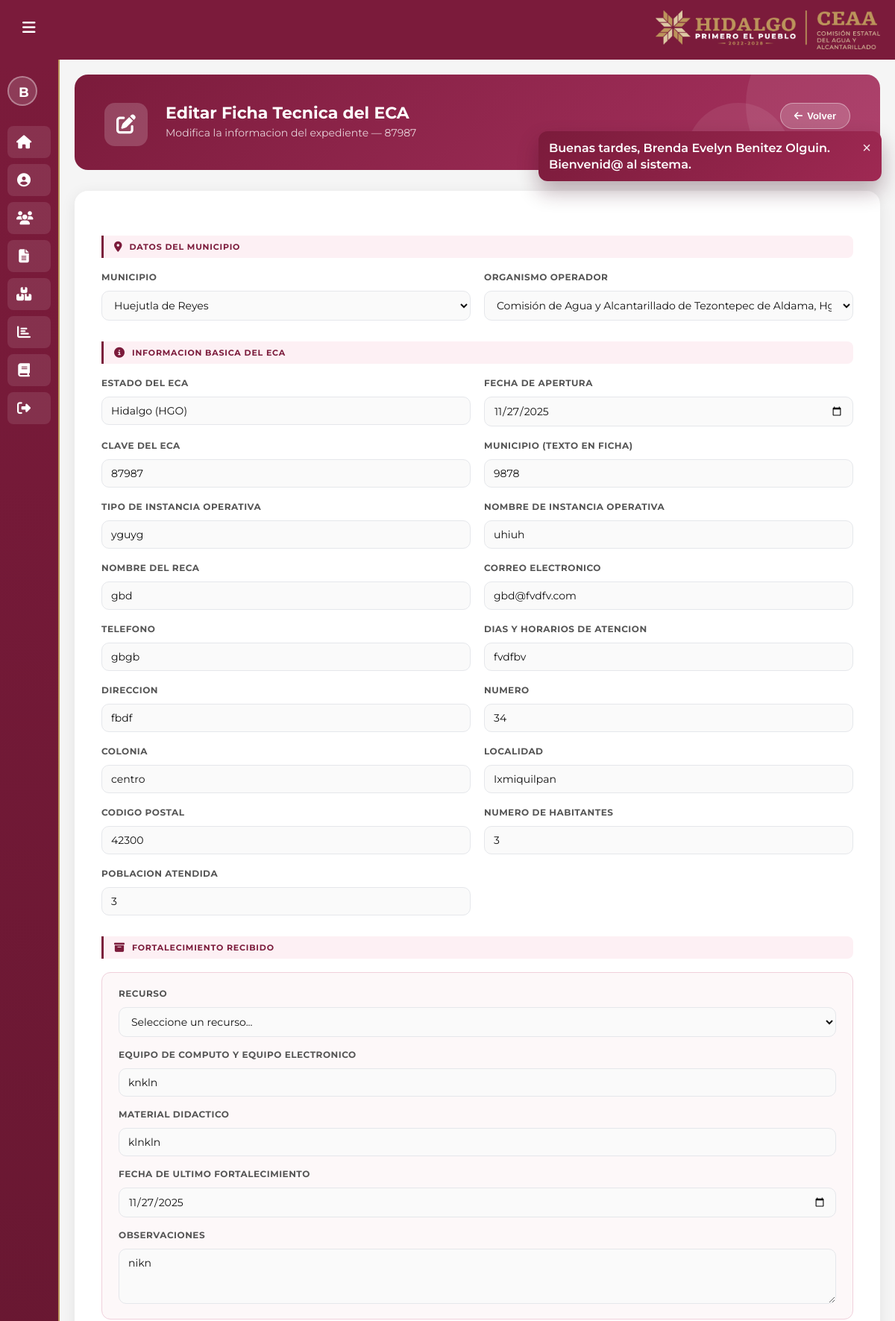
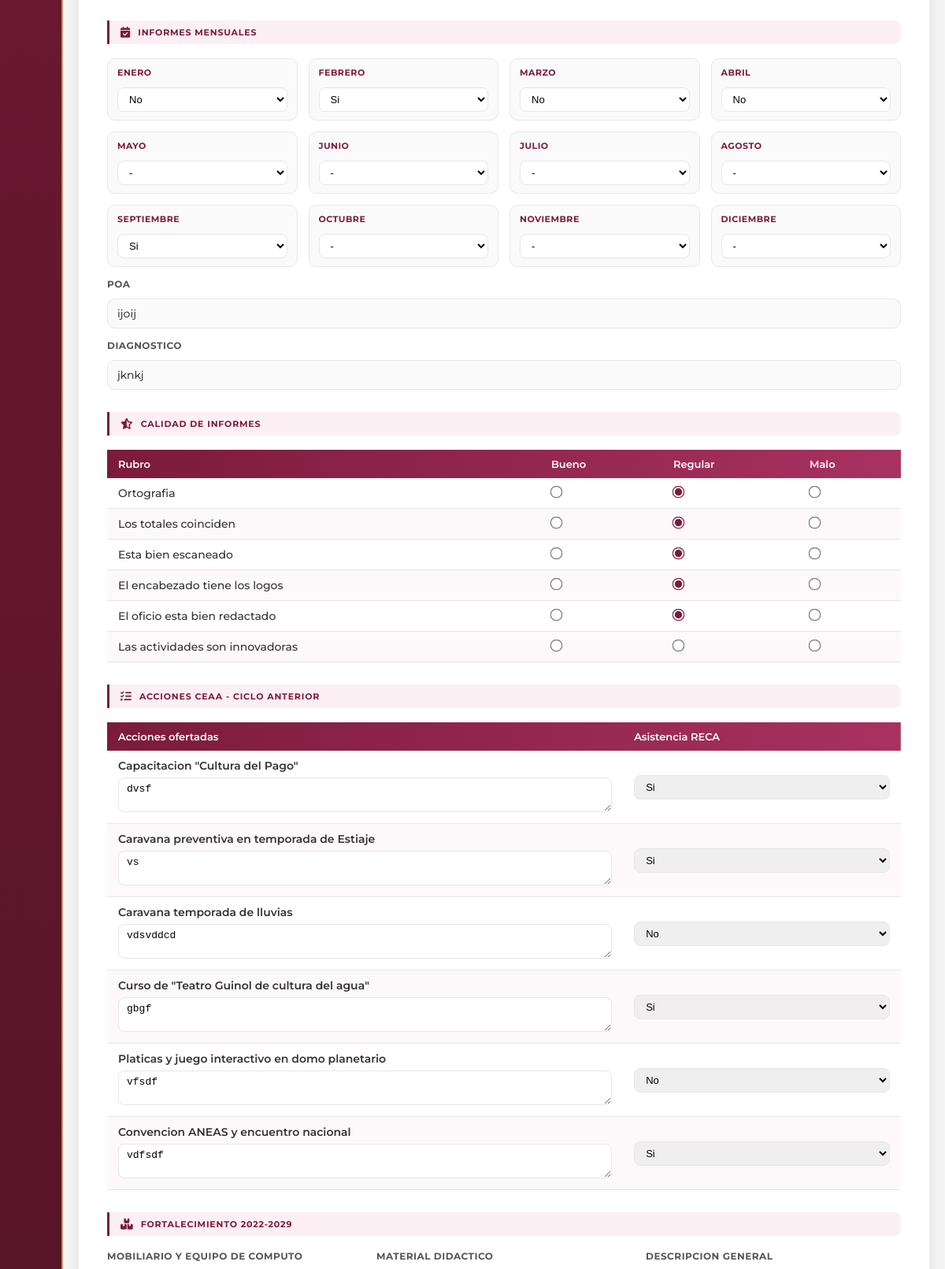
Screenshot of /index.php?controller=formatos&action=editarECA&id=1 (signed in, upper part) with the database file from the repository (2 pictures, top to bottom).
### tables this page shows
CREATE TABLE `eca_fichas` (
  `id` int(11) NOT NULL,
  `municipio_id` int(11) NOT NULL,
  `organismo_id` int(11) NOT NULL,
  `estado_eca` varchar(255) DEFAULT NULL,
  `clave_eca` varchar(255) DEFAULT NULL,
  `fecha_apertura` date DEFAULT NULL,
  `nombre_reca` varchar(255) DEFAULT NULL,
  `correo_reca` varchar(255) DEFAULT NULL,
  `telefono` varchar(255) DEFAULT NULL,
  `horario_atencion` varchar(255) DEFAULT NULL,
  `direccion` varchar(255) DEFAULT NULL,
  `codigo_postal` varchar(20) DEFAULT NULL,
  `habitantes` int(11) DEFAULT NULL,
  `poblacion_atendida` varchar(255) DEFAULT NULL,
  `mobiliario_equipo` text DEFAULT NULL,
  `equipo_computo` text DEFAULT NULL,
  `material_didactico` text DEFAULT NULL,
  `fecha_ultimo_fortalecimiento` date DEFAULT NULL,
  `observaciones` text DEFAULT NULL,
  `poa_enero` varchar(10) DEFAULT NULL,
  `poa_febrero` varchar(10) DEFAULT NULL,
  `poa_marzo` varchar(10) DEFAULT NULL,
  `poa_abril` varchar(10) DEFAULT NULL,
  `poa_mayo` varchar(10) DEFAULT NULL,
  `poa_junio` varchar(10) DEFAULT NULL,
  `poa_julio` varchar(10) DEFAULT NULL,
  `poa_agosto` varchar(10) DEFAULT NULL,
  `poa_septiembre` varchar(10) DEFAULT NULL,
  `poa_octubre` varchar(10) DEFAULT NULL,
  `poa_noviembre` varchar(10) DEFAULT NULL,
  `poa_diciembre` varchar(10) DEFAULT NULL,
  `poa_enero_sig` varchar(10) DEFAULT NULL,
  `diagnostico` varchar(255) DEFAULT NULL,
  `calidad_ortografia` varchar(10) DEFAULT NULL,
  `calidad_totales` varchar(10) DEFAULT NULL,
  `calidad_escaneado` varchar(10) DEFAULT NULL,
  `calidad_encabezado` varchar(10) DEFAULT NULL,
  `calidad_redaccion` varchar(10) DEFAULT NULL,
  `calidad_actividades` varchar(10) DEFAULT NULL,
  `acciones_2023` text DEFAULT NULL,
  `asistencia_reca_2023` text DEFAULT NULL,
  `fortalecimiento_2023` text DEFAULT NULL,
  `acciones_2024` text DEFAULT NULL,
  `asistencia_reca_2024` text DEFAULT NULL,
  `propuesta_2024_mobiliario` text DEFAULT NULL,
  `propuesta_2024_material` text DEFAULT NULL,
  `user_id` int(11) DEFAULT NULL,
  `fecha_captura` timestamp NOT NULL DEFAULT current_timestamp(),
  `municipio_texto` varchar(255) DEFAULT NULL,
  `tipo_instancia_operativa` varchar(255) DEFAULT NULL,
  `nombre_instancia_operativa` varchar(255) DEFAULT NULL,
  `numero_direccion` varchar(50) DEFAULT NULL,
  `colonia` varchar(150) DEFAULT NULL,
  `localidad` varchar(150) DEFAULT NULL,
  `cap_cultura_pago_desc` text DEFAULT NULL,
  `cap_cultura_pago_asis` varchar(10) DEFAULT NULL,
  `caravana_estiaje_desc` text DEFAULT NULL,
  `caravana_estiaje_asis` varchar(10) DEFAULT NULL,
  `caravana_lluvias_desc` text DEFAULT NULL,
  `caravana_lluvias_asis` varchar(10) DEFAULT NULL,
  `curso_teatro_desc` text DEFAULT NULL,
  `curso_teatro_asis` varchar(10) DEFAULT NULL,
  `platicas_domo_desc` text DEFAULT NULL,
  `platicas_domo_asis` varchar(10) DEFAULT NULL,
  `convencion_aneas_desc` text DEFAULT NULL,
  `convencion_aneas_asis` varchar(10) DEFAULT NULL,
  `fort_2023_mobiliario` varchar(255) DEFAULT NULL,
  `fort_2023_material` varchar(255) DEFAULT NULL,
  `fort_2023_desc` varchar(300) DEFAULT NULL,
  `encuentro_hidrico_desc` text DEFAULT NULL,
  `encuentro_hidrico_asis` varchar(10) DEFAULT NULL,
  `platicas_2024_desc` text DEFAULT NULL,
  `platicas_2024_asis` varchar(10) DEFAULT NULL,
  `caravana_virtual_desc` text DEFAULT NULL,
  `caravana_virtual_asis` varchar(10) DEFAULT NULL,
  `diagnostico_municipal_desc` text DEFAULT NULL,
  `diagnostico_municipal_asis` varchar(10) DEFAULT NULL,
  `prop_2024_mobiliario` varchar(255) DEFAULT NULL,
  `prop_2024_material` varchar(255) DEFAULT NULL,
  `prop_2024_desc` varchar(255) DEFAULT NULL,
  `diagnostico_general` text DEFAULT NULL,
  `observaciones_generales` text DEFAULT NULL
);

CREATE TABLE `municipios` (
  `id` int(11) NOT NULL,
  `cvegeo` varchar(10) DEFAULT NULL,
  `nombre` varchar(120) NOT NULL
);

CREATE TABLE `organismos` (
  `id` int(11) NOT NULL,
  `nombre` varchar(160) NOT NULL,
  `municipio_id` int(11) NOT NULL,
  `siglas` varchar(50) DEFAULT NULL
);

### views/formatos/editar_eca.php (the view, shortened to what the rows shown need)
<div class="ecaed-hero">
    <div class="ecaed-hero-icon"><i class="fa-solid fa-pen-to-square"></i></div>
    <div class="ecaed-hero-text">
        <h1>Editar Ficha Tecnica del ECA</h1>
        <p>Modifica la informacion del expediente &mdash; <?= htmlspecialchars($ficha['clave_eca'] ?? '') ?></p>
    </div>
    <div style="margin-left:auto;">
        <button type="button" class="ecaed-btn-back" onclick="window.history.back()">
            <i class="fa-solid fa-arrow-left"></i> Volver
        </button>
    </div>
</div>
<div class="ecaed-body">
<form method="POST" action="index.php?controller=formatos&action=actualizarECA">
    <div class="ecaed-section"><i class="fa-solid fa-location-dot"></i><span>Datos del municipio</span></div>
    <div class="ecaed-grid-2">
        <div class="ecaed-fg">
            <label>Municipio</label>
            <select name="municipio_id" id="municipio" required>
                <?php foreach ($municipios as $m): ?>
                    <option value="<?= $m['id'] ?>" <?= ($ficha['municipio_id'] == $m['id']) ? 'selected' : '' ?>>
                        <?= htmlspecialchars($m['nombre']) ?>
                    </option>
                <?php endforeach; ?>
            </select>
        </div>
        <div class="ecaed-fg">
            <label>Organismo operador</label>
            <select name="organismo_id" id="organismo">
                <?php foreach ($organismos as $o): ?>
                    <option value="<?= $o['id'] ?>" data-municipio-id="<?= $o['municipio_id'] ?>" <?= ($ficha['organismo_id'] == $o['id']) ? 'selected' : '' ?>>
                        <?= htmlspecialchars($o['nombre']) ?>
                    </option>
                <?php endforeach; ?>
            </select>
        </div>
    </div>
    <div class="ecaed-section"><i class="fa-solid fa-circle-info"></i><span>Informacion basica del ECA</span></div>
    <div class="ecaed-grid-2">
        <div class="ecaed-fg">
            <label>Estado del ECA</label>
            <input type="text" name="estado_eca" value="<?= htmlspecialchars($ficha['estado_eca'] ?? '') ?>">
        </div>
        <div class="ecaed-fg">
            <label>Fecha de apertura</label>
            <input type="date" name="fecha_apertura" value="<?= htmlspecialchars($ficha['fecha_apertura'] ?? '') ?>">
        </div>
        <div class="ecaed-fg">
            <label>Clave del ECA</label>
            <input type="text" name="clave_eca" value="<?= htmlspecialchars($ficha['clave_eca'] ?? '') ?>">
        </div>
        <div class="ecaed-fg">
            <label>Municipio (texto en ficha)</label>
            <input type="text" name="municipio_texto" value="<?= htmlspecialchars($ficha['municipio_texto'] ?? '') ?>">
        </div>
        <div class="ecaed-fg">
            <label>Tipo de instancia operativa</label>
            <input type="text" name="tipo_instancia_operativa" value="<?= htmlspecialchars($ficha['tipo_instancia_operativa'] ?? '') ?>">
        </div>
        <div class="ecaed-fg">
            <label>Nombre de instancia operativa</label>
            <input type="text" name="nombre_instancia_operativa" value="<?= htmlspecialchars($ficha['nombre_instancia_operativa'] ?? '') ?>">
        </div>
        <div class="ecaed-fg">
            <label>Nombre del RECA</label>
            <input type="text" name="nombre_reca" value="<?= htmlspecialchars($ficha['nombre_reca'] ?? '') ?>">
        </div>
        <div class="ecaed-fg">
            <label>Correo electronico</label>
            <input type="email" name="correo_reca" value="<?= htmlspecialchars($ficha['correo_reca'] ?? '') ?>">
        </div>
        <div class="ecaed-fg">
            <label>Telefono</label>
            <input type="text" name="telefono" value="<?= htmlspecialchars($ficha['telefono'] ?? '') ?>">
        </div>
        <div class="ecaed-fg">
            <label>Dias y horarios de atencion</label>
            <input type="text" name="horario_atencion" value="<?= htmlspecialchars($ficha['horario_atencion'] ?? '') ?>">
        </div>
        <div class="ecaed-fg">
            <label>Direccion</label>
            <input type="text" name="direccion" value="<?= htmlspecialchars($ficha['direccion'] ?? '') ?>">
        </div>
        <div class="ecaed-fg">
            <label>Numero</label>
            <input type="text" name="numero_direccion" value="<?= htmlspecialchars($ficha['numero_direccion'] ?? '') ?>">
        </div>
        <div class="ecaed-fg">
            <label>Colonia</label>
            <input type="text" name="colonia" value="<?= htmlspecialchars($ficha['colonia'] ?? '') ?>">
        </div>
        <div class="ecaed-fg">
            <label>Localidad</label>
            <input type="text" name="localidad" value="<?= htmlspecialchars($ficha['localidad'] ?? '') ?>">
        </div>
        <div class="ecaed-fg">
            <label>Codigo Postal</label>
            <input type="text" name="codigo_postal" value="<?= htmlspecialchars($ficha['codigo_postal'] ?? '') ?>">
        </div>
        <div class="ecaed-fg">
            <label>Numero de habitantes</label>
            <input type="number" name="habitantes" value="<?= htmlspecialchars($ficha['habitantes'] ?? '') ?>">
        </div>
        <div class="ecaed-fg">
            <label>Poblacion atendida</label>
            <input type="text" name="poblacion_atendida" value="<?= htmlspecialchars($ficha['poblacion_atendida'] ?? '') ?>">
        </div>
    </div>
    <div class="ecaed-section"><i class="fa-solid fa-box-archive"></i><span>Fortalecimiento recibido</span></div>
    <div class="ecaed-fort-card">
        <div class="ecaed-fg">
            <label>Recurso</label>
            <select name="mobiliario_equipo">
                <option value="">Seleccione un recurso...</option>
            </select>
        </div>
        <div class="ecaed-fg">
            <label>Equipo de computo y equipo electronico</label>
            <input type="text" name="equipo_computo" value="<?= htmlspecialchars($ficha['equipo_computo'] ?? '') ?>">
        </div>
        <div class="ecaed-fg">
            <label>Material didactico</label>
            <input type="text" name="material_didactico" value="<?= htmlspecialchars($ficha['material_didactico'] ?? '') ?>">
        </div>
        <div class="ecaed-fg">
            <label>Fecha de ultimo fortalecimiento</label>
            <input type="date" name="fecha_ultimo_fortalecimiento" value="<?= htmlspecialchars($ficha['fecha_ultimo_fortalecimiento'] ?? '') ?>">
        </div>
        <div class="ecaed-fg">
            <label>Observaciones</label>
            <textarea name="observaciones" rows="3"><?= htmlspecialchars($ficha['observaciones'] ?? '') ?></textarea>
        </div>
    </div>
    <div class="ecaed-section"><i class="fa-solid fa-calendar-check"></i><span>Informes mensuales</span></div>
    <div class="ecaed-grid-4">
        <?php
        $meses_ed = [
            'poa_enero'      => 'Enero',
            'poa_febrero'    => 'Febrero',
            'poa_marzo'      => 'Marzo',
            'poa_abril'      => 'Abril',
            'poa_mayo'       => 'Mayo',
            'poa_junio'      => 'Junio',
            'poa_julio'      => 'Julio',
            'poa_agosto'     => 'Agosto',
            'poa_septiembre' => 'Septiembre',
            'poa_octubre'    => 'Octubre',
            'poa_noviembre'  => 'Noviembre',
            'poa_diciembre'  => 'Diciembre',
        ];
        foreach ($meses_ed as $campo => $mes): ?>
        <div class="ecaed-month-item">
            <label><?= $mes ?></label>
            <select name="<?= $campo ?>">
                <option value="">-</option>
                <option value="Si" <?= (($ficha[$campo] ?? '') === 'Si') ? 'selected' : '' ?>>Si</option>
                <option value="No" <?= (($ficha[$campo] ?? '') === 'No') ? 'selected' : '' ?>>No</option>
            </select>
        </div>
        <?php endforeach; ?>
        <div class="ecaed-fg" style="grid-column:1/-1;">
            <label>POA</label>
            <input type="text" name="poa_enero_sig" value="<?= htmlspecialchars($ficha['poa_enero_sig'] ?? '') ?>">
        </div>
        <div class="ecaed-fg" style="grid-column:1/-1;">
            <label>Diagnostico</label>
            <input type="text" name="diagnostico" value="<?= htmlspecialchars($ficha['diagnostico'] ?? '') ?>">
        </div>
    </div>
    <div class="ecaed-section"><i class="fa-solid fa-star-half-stroke"></i><span>Calidad de informes</span></div>
    <table class="ecaed-table">
        <thead>
            <tr>
                <th>Rubro</th>
                <th>Bueno</th>
                <th>Regular</th>
                <th>Malo</th>
            </tr>
        </thead>
        <tbody>
            <?php
            $rubros_ed = [
                'calidad_ortografia'   => 'Ortografia',
                'calidad_totales'      => 'Los totales coinciden',
                'calidad_escaneado'    => 'Esta bien escaneado',
                'calidad_encabezado'   => 'El encabezado tiene los logos',
                'calidad_redaccion'    => 'El oficio esta bien redactado',
                'calidad_actividades'  => 'Las actividades son innovadoras',
            ];
            foreach ($rubros_ed as $campo => $label): ?>
            <tr>
                <td><?= $label ?></td>
                <td><input type="radio" name="<?= $campo ?>" value="Bueno" <?= (($ficha[$campo] ?? '') === 'Bueno') ? 'checked' : '' ?>></td>
                <td><input type="radio" name="<?= $campo ?>" value="Regular" <?= (($ficha[$campo] ?? '') === 'Regular') ? 'checked' : '' ?>></td>
                <td><input type="radio" name="<?= $campo ?>" value="Malo" <?= (($ficha[$campo] ?? '') === 'Malo') ? 'checked' : '' ?>></td>
            </tr>
            <?php endforeach; ?>
        </tbody>
    </table>
    <div class="ecaed-section"><i class="fa-solid fa-list-check"></i><span>Acciones CEAA - ciclo anterior</span></div>
    <table class="ecaed-table">
        <thead>
            <tr>
                <th style="width:65%">Acciones ofertadas</th>
                <th>Asistencia RECA</th>
            </tr>
        </thead>
        <tbody>
            <?php
            $acciones_ant = [
                'cap_cultura_pago'   => 'Capacitacion "Cultura del Pago"',
                'caravana_estiaje'   => 'Caravana preventiva en temporada de Estiaje',
                'caravana_lluvias'   => 'Caravana temporada de lluvias',
                'curso_teatro'       => 'Curso de "Teatro Guinol de cultura del agua"',
                'platicas_domo'      => 'Platicas y juego interactivo en domo planetario',
                'convencion_aneas'   => 'Convencion ANEAS y encuentro nacional',
            ];
            foreach ($acciones_ant as $campo => $texto): ?>
            <tr>
                <td>
                    <div class="ecaed-accion-nombre"><?= $texto ?></div>
                    <textarea class="ecaed-accion-desc" name="<?= $campo ?>_desc" rows="2" placeholder="Detalle / notas (opcional)"><?= htmlspecialchars($ficha[$campo . '_desc'] ?? '') ?></textarea>
                </td>
                <td>
                    <select name="<?= $campo ?>_asis" style="padding:6px 10px;border:1.5px solid #e5e7eb;border-radius:8px;font-size:13px;">
                        <option value="Si" <?= (($ficha[$campo . '_asis'] ?? '') === 'Si') ? 'selected' : '' ?>>Si</option>
                        <option value="No" <?= (($ficha[$campo . '_asis'] ?? '') === 'No') ? 'selected' : '' ?>>No</option>
                    </select>
                </td>
            </tr>
            <?php endforeach; ?>
        </tbody>
    </table>
    <div class="ecaed-section"><i class="fa-solid fa-boxes-stacked"></i><span>Fortalecimiento 2022-2029</span></div>
    <div class="ecaed-grid-3">
        <div class="ecaed-fg">
            <label>Mobiliario y Equipo de Computo</label>
        </div>
        <div class="ecaed-fg">
            <label>Material Didactico</label>
        </div>
        <div class="ecaed-fg">
            <label>Descripcion general</label>
        </div>
    </div>
</form>
</div>

### rows the page displays
eca_fichas: clave_eca "87987", municipio_id "Huejutla de Reyes", organismo_id "Comisión de Agua y Alcantarillado de Tezontepec de Aldama, Hgo.", estado_eca "Hidalgo (HGO)", fecha_apertura "11/27/2025", municipio_texto "9878", tipo_instancia_operativa "yguyg", nombre_instancia_operativa "uhiuh", nombre_reca "gbd", correo_reca "gbd@fvdfv.com", telefono "gbgb", horario_atencion "fvdfbv", direccion "fbdf", numero_direccion "34", colonia "centro", localidad "Ixmiquilpan", codigo_postal "42300", habitantes "3", poblacion_atendida "3", equipo_computo "knkln", material_didactico "klnkln", fecha_ultimo_fortalecimiento "11/27/2025", observaciones "nikn", poa_enero "No", poa_febrero "Si", poa_marzo "No", poa_abril "No", poa_septiembre "Si", poa_enero_sig "ijoij", diagnostico "jknkj", calidad_ortografia "☑", calidad_totales "☑", calidad_escaneado "☑", calidad_encabezado "☑", calidad_redaccion "☑", cap_cultura_pago_desc "dvsf", cap_cultura_pago_asis "Si", caravana_estiaje_desc "vs", caravana_estiaje_asis "Si", caravana_lluvias_desc "vdsvddcd", caravana_lluvias_asis "No", curso_teatro_desc "gbgf", curso_teatro_asis "Si", platicas_domo_desc "vfsdf", platicas_domo_asis "No", convencion_aneas_desc "vdfsdf", convencion_aneas_asis "Si"

### other values shown
$inicial "B"
$_SESSION['flash_saludo'] "Buenas tardes, Brenda Evelyn Benitez Olguin. Bienvenid@ al sistema."
$mes "ENERO"
$mes "FEBRERO"
$mes "MARZO"
$mes "ABRIL"
$mes "MAYO"
$mes "JUNIO"
$mes "JULIO"
$mes "AGOSTO"
$mes "SEPTIEMBRE"
$mes "OCTUBRE"
$mes "NOVIEMBRE"
$mes "DICIEMBRE"
$label "Ortografia"
